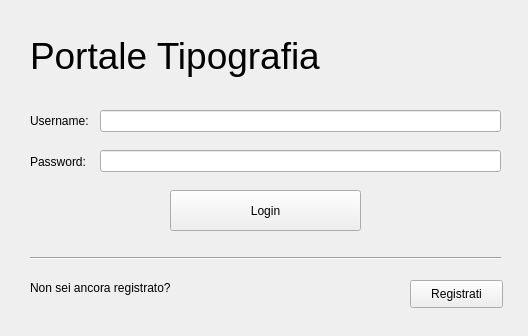
<?xml version="1.0" encoding="UTF-8"?>
<ui version="4.0">
 <class>login_window</class>
 <widget class="QMainWindow" name="login_window">
  <property name="geometry">
   <rect>
    <x>0</x>
    <y>0</y>
    <width>528</width>
    <height>336</height>
   </rect>
  </property>
  <property name="sizePolicy">
   <sizepolicy hsizetype="Fixed" vsizetype="Fixed">
    <horstretch>0</horstretch>
    <verstretch>0</verstretch>
   </sizepolicy>
  </property>
  <property name="maximumSize">
   <size>
    <width>528</width>
    <height>336</height>
   </size>
  </property>
  <property name="windowTitle">
   <string>Benvenuto nel Portale della Tipografia</string>
  </property>
  <widget class="QWidget" name="centralwidget">
   <widget class="QLabel" name="lbl_title">
    <property name="geometry">
     <rect>
      <x>30</x>
      <y>20</y>
      <width>471</width>
      <height>71</height>
     </rect>
    </property>
    <property name="font">
     <font>
      <pointsize>28</pointsize>
     </font>
    </property>
    <property name="text">
     <string>Portale Tipografia</string>
    </property>
   </widget>
   <widget class="QLabel" name="lbl_username">
    <property name="geometry">
     <rect>
      <x>30</x>
      <y>113</y>
      <width>71</width>
      <height>16</height>
     </rect>
    </property>
    <property name="text">
     <string>Username:</string>
    </property>
   </widget>
   <widget class="QLineEdit" name="txt_username">
    <property name="geometry">
     <rect>
      <x>100</x>
      <y>110</y>
      <width>401</width>
      <height>22</height>
     </rect>
    </property>
   </widget>
   <widget class="QLineEdit" name="txt_password">
    <property name="geometry">
     <rect>
      <x>100</x>
      <y>150</y>
      <width>401</width>
      <height>22</height>
     </rect>
    </property>
    <property name="echoMode">
     <enum>QLineEdit::Password</enum>
    </property>
    <property name="clearButtonEnabled">
     <bool>false</bool>
    </property>
   </widget>
   <widget class="QLabel" name="lbl_password">
    <property name="geometry">
     <rect>
      <x>30</x>
      <y>154</y>
      <width>71</width>
      <height>16</height>
     </rect>
    </property>
    <property name="text">
     <string>Password:</string>
    </property>
   </widget>
   <widget class="QPushButton" name="btn_login">
    <property name="geometry">
     <rect>
      <x>170</x>
      <y>190</y>
      <width>191</width>
      <height>41</height>
     </rect>
    </property>
    <property name="text">
     <string>Login</string>
    </property>
   </widget>
   <widget class="Line" name="line">
    <property name="geometry">
     <rect>
      <x>30</x>
      <y>250</y>
      <width>471</width>
      <height>16</height>
     </rect>
    </property>
    <property name="orientation">
     <enum>Qt::Horizontal</enum>
    </property>
   </widget>
   <widget class="QLabel" name="label_4">
    <property name="geometry">
     <rect>
      <x>30</x>
      <y>280</y>
      <width>151</width>
      <height>16</height>
     </rect>
    </property>
    <property name="text">
     <string>Non sei ancora registrato?</string>
    </property>
   </widget>
   <widget class="QPushButton" name="btn_register">
    <property name="geometry">
     <rect>
      <x>410</x>
      <y>280</y>
      <width>93</width>
      <height>28</height>
     </rect>
    </property>
    <property name="text">
     <string>Registrati</string>
    </property>
   </widget>
  </widget>
 </widget>
 <resources/>
 <connections/>
</ui>
